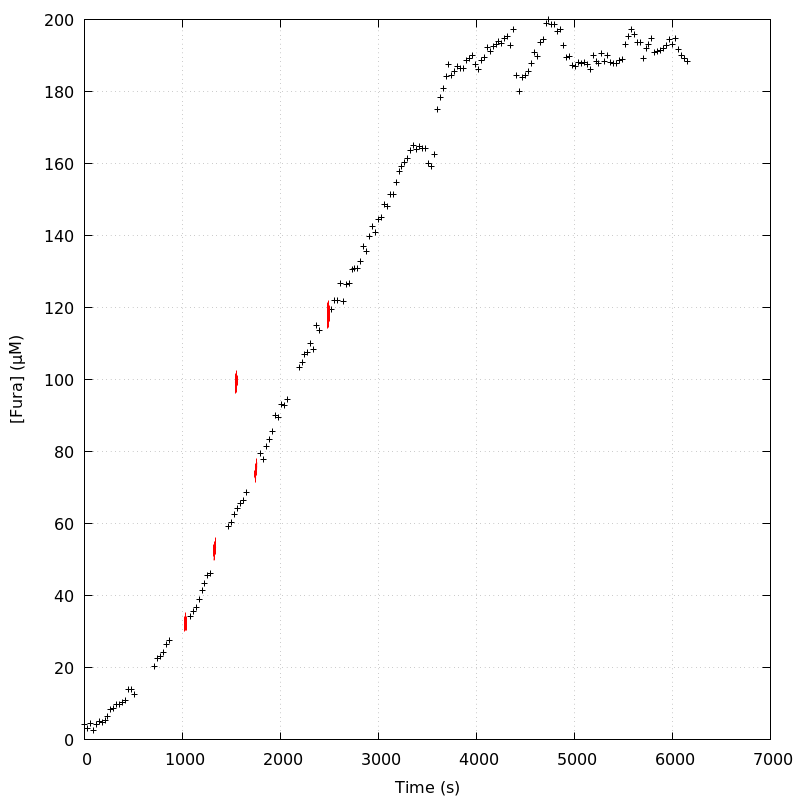

This figure's gnuplot source:
unset key
set grid
set ylabel '[Fura] (µM)'
set xlabel 'Time (s)'
plot 'DA_130531_E1_aba_loading_curve' index 0 using 1:2 linecolor rgb 'black',\
'' index 1 using 1:2 with lines linecolor rgb 'red',\
'' index 2 using 1:2 with lines linecolor rgb 'red',\
'' index 3 using 1:2 with lines linecolor rgb 'red',\
'' index 4 using 1:2 with lines linecolor rgb 'red',\
'' index 5 using 1:2 with lines linecolor rgb 'red',\
